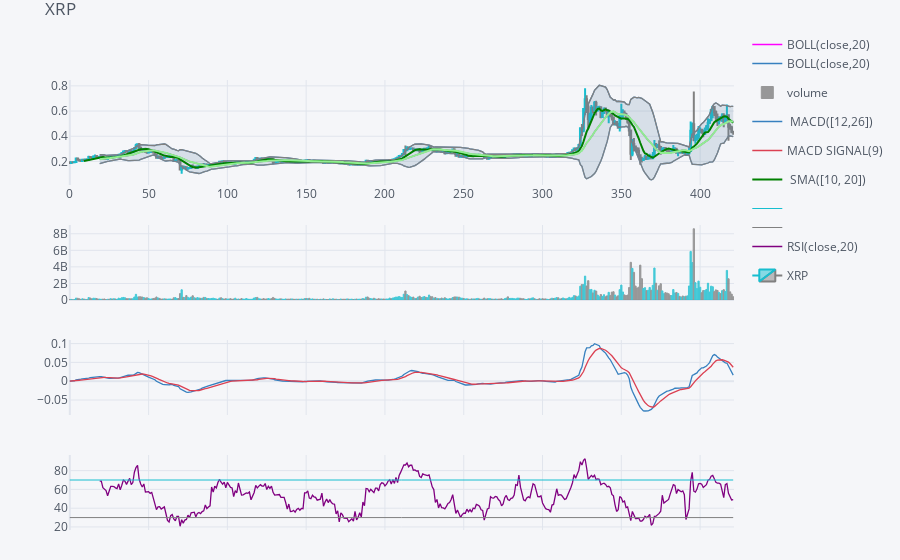

The cell this chart's notebook holds for it:
### Code cell
cf.set_config_file(theme='pearl',sharing='public',offline=True)

qf=cf.QuantFig(XRP,title='XRP',legend='right',name='XRP')
qf.add_bollinger_bands()
qf.add_volume()
qf.add_macd()
qf.add_bollinger_bands(periods=20,boll_std=2,colors=['magenta','grey'],fill=True)
qf.add_sma([10,20],width=2,color=['green','lightgreen'],legendgroup=True)
qf.add_rsi(periods=20,color='purple')

# qf.add_adx()
# qf.add_cci()
# qf.add_dmi()
# qf.add_atr()
# qf.add_ptps()
# qf.add_ema()
# qf.add_resistance()
# qf.add_trendline(date0=now-30,date1=now)
# qf.add_support()

qf.iplot()

### Figure 1 — Plotly figure (JSON) as saved in the notebook; plotly's stock layout.template omitted (floating-point values rounded to 4 significant figures; data arrays with more than 128 entries replaced by an {"elided": "..."} marker saying what was removed)
{"data": [{"legendgroup": "BOLL(close,20)", "line": {"color": "rgba(55, 128, 191, 1.0)", "dash": "solid", "shape": "linear", "width": 1.3}, "mode": "lines", "name": "BOLL(close,20)", "showlegend": true, "text": "", "type": "scatter", "x": {"elided": "422 int values"}, "y": {"elided": "422 mixed values"}, "yaxis": "y2"}, {"legendgroup": "BOLL(close,20)", "line": {"color": "rgba(55, 128, 191, 0.8999999999999999)", "dash": "solid", "shape": "linear", "width": 1.3}, "mode": "lines", "name": "UPPER(close,20)", "showlegend": false, "text": "", "type": "scatter", "x": {"elided": "422 int values"}, "y": {"elided": "422 mixed values"}, "yaxis": "y2"}, {"fill": "tonexty", "fillcolor": "rgba(55, 128, 191, 0.1)", "legendgroup": "BOLL(close,20)", "line": {"color": "rgba(55, 128, 191, 0.7999999999999998)", "dash": "solid", "shape": "linear", "width": 1.3}, "mode": "lines", "name": "LOWER(close,20)", "showlegend": false, "text": "", "type": "scatter", "x": {"elided": "422 int values"}, "y": {"elided": "422 mixed values"}, "yaxis": "y2"}, {"marker": {"color": {"elided": "422 str values"}, "line": {"color": {"elided": "422 str values"}, "width": 1}}, "name": "volume", "opacity": 0.8, "orientation": "v", "text": "", "type": "bar", "x": {"elided": "422 int values"}, "y": {"elided": "422 float values"}, "yaxis": "y3"}, {"line": {"color": "rgba(55, 128, 191, 1.0)", "dash": "solid", "shape": "linear", "width": 1.3}, "mode": "lines", "name": " MACD([12,26])", "text": "", "type": "scatter", "x": {"elided": "422 int values"}, "y": {"elided": "422 float values"}, "yaxis": "y4"}, {"line": {"color": "rgba(219, 64, 82, 1.0)", "dash": "solid", "shape": "linear", "width": 1.3}, "mode": "lines", "name": "MACD SIGNAL(9)", "text": "", "type": "scatter", "x": {"elided": "422 int values"}, "y": {"elided": "422 float values"}, "yaxis": "y4"}, {"legendgroup": "BOLL(close,20)", "line": {"color": "rgba(255, 0, 255, 1.0)", "dash": "solid", "shape": "linear", "width": 1.3}, "mode": "lines", "name": "BOLL(close,20)", "showlegend": true, "text": "", "type": "scatter", "x": {"elided": "422 int values"}, "y": {"elided": "422 mixed values"}, "yaxis": "y2"}, {"legendgroup": "BOLL(close,20)", "line": {"color": "rgba(128, 128, 128, 1.0)", "dash": "solid", "shape": "linear", "width": 1.3}, "mode": "lines", "name": "UPPER(close,20)", "showlegend": false, "text": "", "type": "scatter", "x": {"elided": "422 int values"}, "y": {"elided": "422 mixed values"}, "yaxis": "y2"}, {"fill": "tonexty", "fillcolor": "rgba(128, 128, 128, 0.1)", "legendgroup": "BOLL(close,20)", "line": {"color": "rgba(128, 128, 128, 0.8999999999999999)", "dash": "solid", "shape": "linear", "width": 1.3}, "mode": "lines", "name": "LOWER(close,20)", "showlegend": false, "text": "", "type": "scatter", "x": {"elided": "422 int values"}, "y": {"elided": "422 mixed values"}, "yaxis": "y2"}, {"legendgroup": " SMA([10, 20])", "line": {"color": "rgba(0, 128, 0, 1.0)", "dash": "solid", "shape": "linear", "width": 2}, "mode": "lines", "name": " SMA([10, 20])", "showlegend": true, "text": "", "type": "scatter", "x": {"elided": "422 int values"}, "y": {"elided": "422 mixed values"}, "yaxis": "y2"}, {"legendgroup": " SMA([10, 20])", "line": {"color": "rgba(144, 238, 144, 1.0)", "dash": "solid", "shape": "linear", "width": 2}, "mode": "lines", "name": " SMA(20)", "showlegend": false, "text": "", "type": "scatter", "x": {"elided": "422 int values"}, "y": {"elided": "422 mixed values"}, "yaxis": "y2"}, {"legendgroup": "RSI(close,20)", "line": {"color": "rgba(128, 0, 128, 1.0)", "dash": "solid", "shape": "linear", "width": 1.3}, "mode": "lines", "name": "RSI(close,20)", "showlegend": true, "text": "", "type": "scatter", "x": {"elided": "422 int values"}, "y": {"elided": "422 mixed values"}, "yaxis": "y5"}, {"legendgroup": "RSI(close,20)", "line": {"color": "grey", "width": 1}, "mode": "lines", "name": "", "showlegend": true, "text": "", "type": "scatter", "x": {"elided": "422 int values"}, "y": {"elided": "422 int values"}, "yaxis": "y5"}, {"legendgroup": "RSI(close,20)", "line": {"color": "#17BECF", "width": 1}, "mode": "lines", "name": "", "showlegend": true, "text": "", "type": "scatter", "x": {"elided": "422 int values"}, "y": {"elided": "422 int values"}, "yaxis": "y5"}, {"close": {"elided": "422 float values"}, "decreasing": {"line": {"color": "#808080"}}, "high": {"elided": "422 float values"}, "increasing": {"line": {"color": "#17BECF"}}, "low": {"elided": "422 float values"}, "name": "XRP", "open": {"elided": "422 float values"}, "showlegend": true, "type": "candlestick", "x": {"elided": "422 int values"}, "yaxis": "y2"}], "layout": {"legend": {"bgcolor": "#F5F6F9", "font": {"color": "#4D5663"}}, "margin": {"b": 30, "l": 30, "r": 30, "t": 30}, "paper_bgcolor": "#F5F6F9", "plot_bgcolor": "#F5F6F9", "showlegend": true, "title": {"font": {"color": "#4D5663"}, "text": "XRP"}, "xaxis": {"anchor": "y2", "gridcolor": "#E1E5ED", "rangeselector": {"bgcolor": "rgba(150, 200, 250, 1)", "buttons": [{"count": 1, "label": "1m", "step": "month", "stepmode": "backward"}, {"count": 1, "label": "1y", "step": "year", "stepmode": "backward"}], "font": {"size": 13}, "visible": false, "x": 0, "y": 0.9}, "rangeslider": {"visible": false}, "showgrid": true, "tickfont": {"color": "#4D5663"}, "title": {"font": {"color": "#4D5663"}, "text": ""}, "zerolinecolor": "#E1E5ED"}, "yaxis": {"gridcolor": "#E1E5ED", "showgrid": true, "showticklabels": false, "tickfont": {"color": "#4D5663"}, "title": {"font": {"color": "#4D5663"}, "text": ""}, "zerolinecolor": "#E1E5ED"}, "yaxis2": {"domain": [0.69, 0.9], "gridcolor": "#E1E5ED", "showgrid": true, "tickfont": {"color": "#4D5663"}, "title": {"font": {"color": "#4D5663"}, "text": ""}, "zerolinecolor": "#E1E5ED"}, "yaxis3": {"domain": [0.46, 0.61], "gridcolor": "#E1E5ED", "showgrid": true, "tickfont": {"color": "#4D5663"}, "title": {"font": {"color": "#4D5663"}, "text": ""}, "zerolinecolor": "#E1E5ED"}, "yaxis4": {"domain": [0.23, 0.38], "gridcolor": "#E1E5ED", "showgrid": true, "tickfont": {"color": "#4D5663"}, "title": {"font": {"color": "#4D5663"}, "text": ""}, "zerolinecolor": "#E1E5ED"}, "yaxis5": {"domain": [0, 0.15], "gridcolor": "#E1E5ED", "showgrid": true, "tickfont": {"color": "#4D5663"}, "title": {"font": {"color": "#4D5663"}, "text": ""}, "zerolinecolor": "#E1E5ED"}}}
